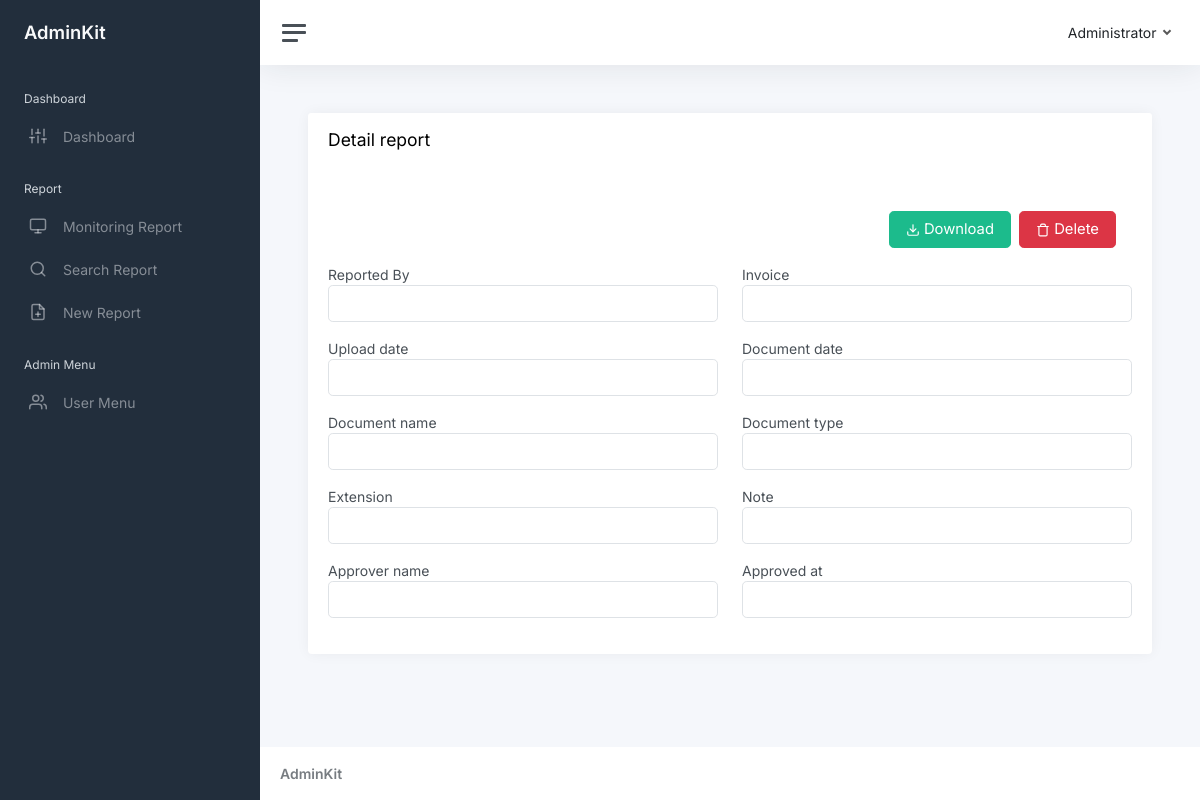
The page /show-report.php?invoice=123465789 (signed in) on the database as committed earlier.
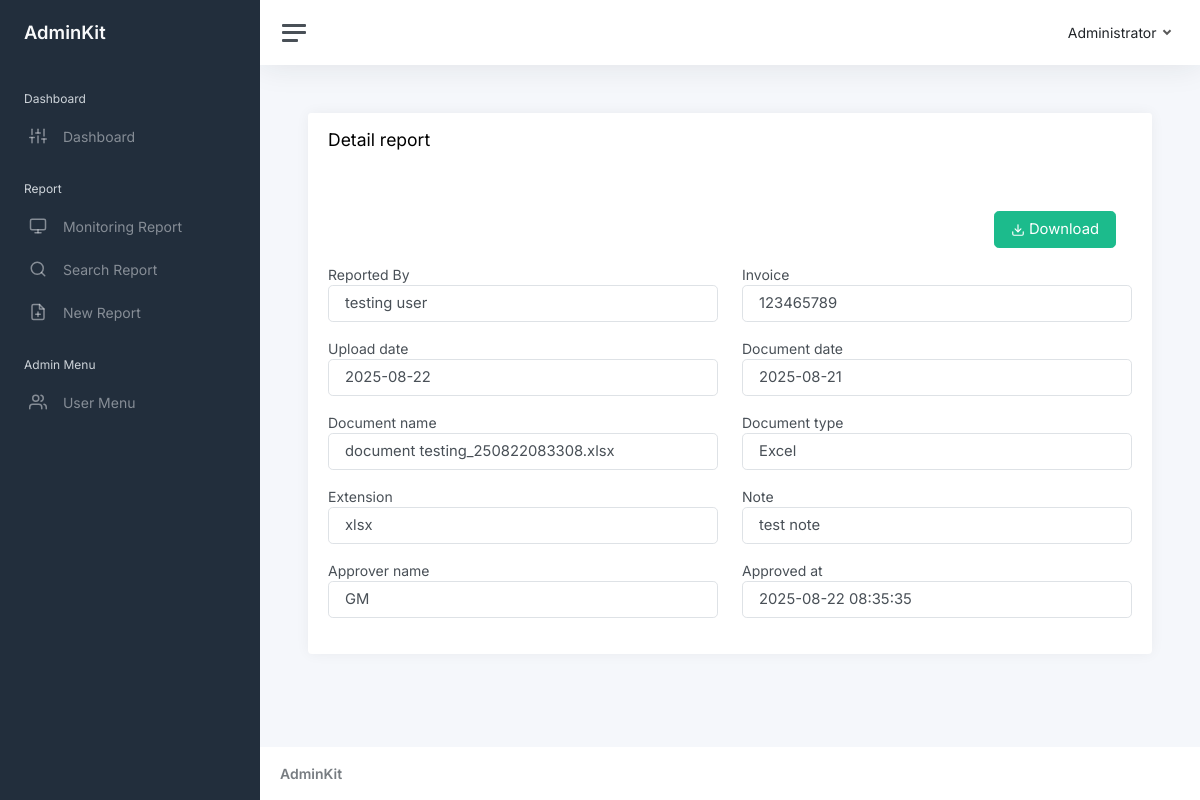
The same page on the database as committed later.
### tables this page shows
CREATE TABLE IF NOT EXISTS `reports` (
  `id` int NOT NULL AUTO_INCREMENT,
  `reported_by` int NOT NULL,
  `reporter_role_id` int NOT NULL,
  `invoice` varchar(256) NOT NULL,
  `upload_date` date NOT NULL,
  `document_date` date NOT NULL,
  `document_name` varchar(256) NOT NULL,
  `document_type_id` int NOT NULL,
  `extension` varchar(256) NOT NULL,
  `note` longtext,
  `approved_by` int DEFAULT NULL,
  `approved_at` datetime DEFAULT NULL,
  `created_at` datetime NOT NULL,
  `updated_at` datetime NOT NULL,
  PRIMARY KEY (`id`),
  UNIQUE KEY `invoice` (`invoice`),
  KEY `reported_by` (`reported_by`),
  KEY `reporter_role_id` (`reporter_role_id`),
  KEY `document_type_id` (`document_type_id`),
  KEY `approved_by` (`approved_by`),
  CONSTRAINT `FK_reports_document_type` FOREIGN KEY (`document_type_id`) REFERENCES `document_types` (`id`) ON DELETE CASCADE,
  CONSTRAINT `FK_reports_roles` FOREIGN KEY (`reporter_role_id`) REFERENCES `roles` (`id`) ON DELETE CASCADE,
  CONSTRAINT `FK_reports_users` FOREIGN KEY (`reported_by`) REFERENCES `users` (`id`) ON DELETE CASCADE,
  CONSTRAINT `FK_reports_users_2` FOREIGN KEY (`approved_by`) REFERENCES `users` (`id`) ON DELETE CASCADE
);

CREATE TABLE IF NOT EXISTS `users` (
  `id` int NOT NULL AUTO_INCREMENT,
  `name` varchar(256) NOT NULL,
  `email` varchar(256) NOT NULL,
  `password` varchar(256) NOT NULL,
  `role_id` int NOT NULL,
  `created_at` datetime NOT NULL,
  `updated_at` datetime NOT NULL,
  PRIMARY KEY (`id`),
  UNIQUE KEY `email` (`email`),
  KEY `role_id` (`role_id`),
  CONSTRAINT `FK_users_roles` FOREIGN KEY (`role_id`) REFERENCES `roles` (`id`) ON DELETE CASCADE
);

CREATE TABLE IF NOT EXISTS `document_types` (
  `id` int NOT NULL AUTO_INCREMENT,
  `name` varchar(256) NOT NULL,
  `extension` json NOT NULL,
  PRIMARY KEY (`id`),
  UNIQUE KEY `name` (`name`)
);

### middleware/auth.php (called while the page is built, shortened)
<?php
$auth = (object) $_SESSION['auth'];

### show-report.php (the view, shortened to what this page needs)
<?php
include './config/database.php';
include './middleware/auth.php';
$invoice = $_GET['invoice'];
$query = "SELECT a.id, b.name reporter_name, invoice, upload_date, document_date, document_name, c.name document_type, a.extension, note, d.name approver_name, approved_at FROM reports a LEFT JOIN users b on a.reported_by = b.id LEFT JOIN document_types c ON a.document_type_id = c.id LEFT JOIN users d ON a.approved_by = d.id WHERE invoice = '$invoice'";
$data_reports = mysqli_query($db, $query);
$result = mysqli_fetch_object($data_reports);
?>
<div class="card">
    <div class="card-header">
        <h4>Detail report</h4>
    </div>
    <div class="card-body">
        <div class="m-3 d-flex justify-content-end gap-2">
            <a href="download.php?report=<?= $result->document_name ?>" class="btn btn-lg btn-success"><i data-feather="download"></i> Download</a>
            <?php if (empty($result->approved_at) && $auth->role_id == 1) : ?>
                <button class="btn btn-lg btn-danger" data-bs-toggle="modal" data-bs-target="#delete"><i data-feather="trash"></i> Delete</button>
            <?php endif; ?>
        </div>
        <div class="row">
            <div class="col-12 col-md-6 mb-3">
                <label for="reporter_name">Reported By</label>
                <input type="text" id="reporter_name" value="<?= $result->reporter_name ?>" class="form-control form-control-lg" readonly>
            </div>
            <div class="col-12 col-md-6 mb-3">
                <label for="invoice">Invoice</label>
                <input type="text" id="invoice" value="<?= $result->invoice ?>" class="form-control form-control-lg" readonly>
            </div>
            <div class="col-12 col-md-6 mb-3">
                <label for="upload_date">Upload date</label>
                <input type="text" id="upload_date" value="<?= $result->upload_date ?>" class="form-control form-control-lg" readonly>
            </div>
            <div class="col-12 col-md-6 mb-3">
                <label for="document_date">Document date</label>
                <input type="text" id="document_date" value="<?= $result->document_date ?>" class="form-control form-control-lg" readonly>
            </div>
            <div class="col-12 col-md-6 mb-3">
                <label for="document_name">Document name</label>
                <input type="text" id="document_name" value="<?= $result->document_name ?>" class="form-control form-control-lg" readonly>
            </div>
            <div class="col-12 col-md-6 mb-3">
                <label for="document_type">Document type</label>
                <input type="text" id="document_type" value="<?= $result->document_type ?>" class="form-control form-control-lg" readonly>
            </div>
            <div class="col-12 col-md-6 mb-3">
                <label for="extension">Extension</label>
                <input type="text" id="extension" value="<?= $result->extension ?>" class="form-control form-control-lg" readonly>
            </div>
            <div class="col-12 col-md-6 mb-3">
                <label for="note">Note</label>
                <input type="text" id="note" value="<?= $result->note ?>" class="form-control form-control-lg" readonly>
            </div>
            <div class="col-12 col-md-6 mb-3">
                <label for="approver_name">Approver name</label>
                <input type="text" id="approver_name" value="<?= $result->approver_name ?>" class="form-control form-control-lg" readonly>
            </div>
            <div class="col-12 col-md-6 mb-3">
                <label for="approved_at">Approved at</label>
                <input type="text" id="approved_at" value="<?= $result->approved_at ?>" class="form-control form-control-lg" readonly>
            </div>
        </div>
    </div>
</div>
<?php
include "./template.php";
?>

Rows that differ between the two databases and show on the page:
added reports: reported_by.name "testing user", invoice "123465789", upload_date "2025-08-22", document_date "2025-08-21", document_name "document testing_250822083308.xlsx", document_type.name "Excel", extension "xlsx", note "test note", approved_by.name "GM", approved_at "2025-08-22 08:35:35"
Other text that changed with them:
text no longer shown: "Delete"
